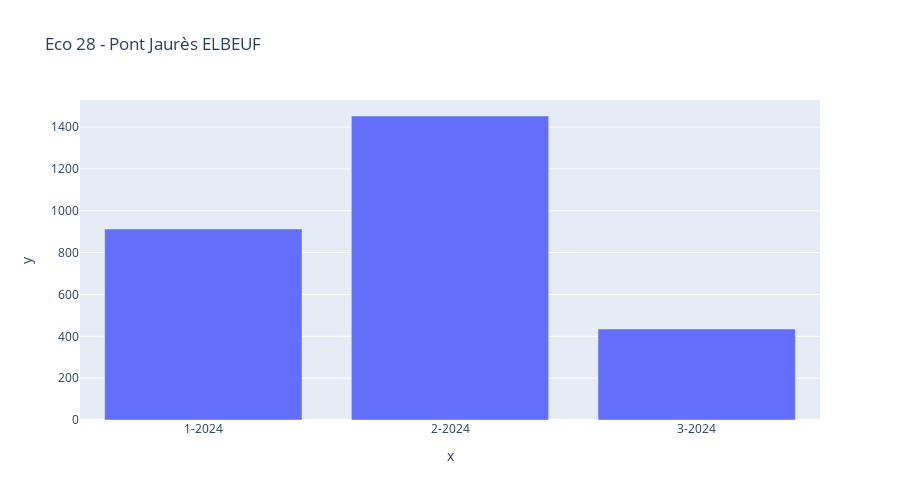

Source (notebook cell):
### Code cell
def plot_volume_mensuel(name):
    data = df.loc[df['name']==name,['Month','Year','counts']]
    data = data.groupby(['Year','Month']).sum()
    data = data.reset_index()
    data['Month-Year'] = data['Month'].astype(str)+'-'+data['Year'].astype(str)
    return px.bar(x=data['Month-Year'],y=data['counts'],title=name,height=500)

widgets.interact(plot_volume_mensuel,name=df['name'].unique())

### Figure 1 — Plotly figure (JSON) as saved in the notebook; plotly's stock layout.template omitted (floating-point values rounded to 4 significant figures)
{"data": [{"alignmentgroup": "True", "hovertemplate": "x=%{x}<br>y=%{y}<extra></extra>", "legendgroup": "", "marker": {"color": "#636efa", "pattern": {"shape": ""}}, "name": "", "offsetgroup": "", "orientation": "v", "showlegend": false, "textposition": "auto", "type": "bar", "x": ["1-2024", "2-2024", "3-2024"], "xaxis": "x", "y": [913, 1453, 435], "yaxis": "y"}], "layout": {"barmode": "relative", "height": 500, "legend": {"tracegroupgap": 0}, "title": {"text": "Eco 28 - Pont Jaurès ELBEUF"}, "xaxis": {"anchor": "y", "domain": [0, 1], "title": {"text": "x"}}, "yaxis": {"anchor": "x", "domain": [0, 1], "title": {"text": "y"}}}}
